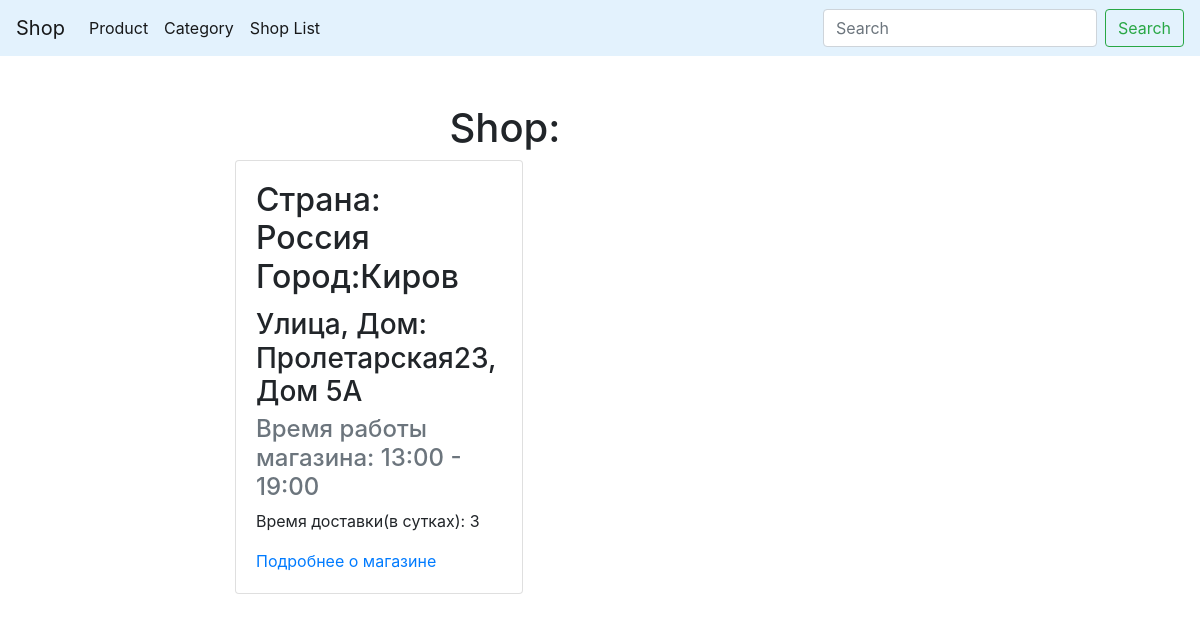
Page /shop/ on the earlier database version.
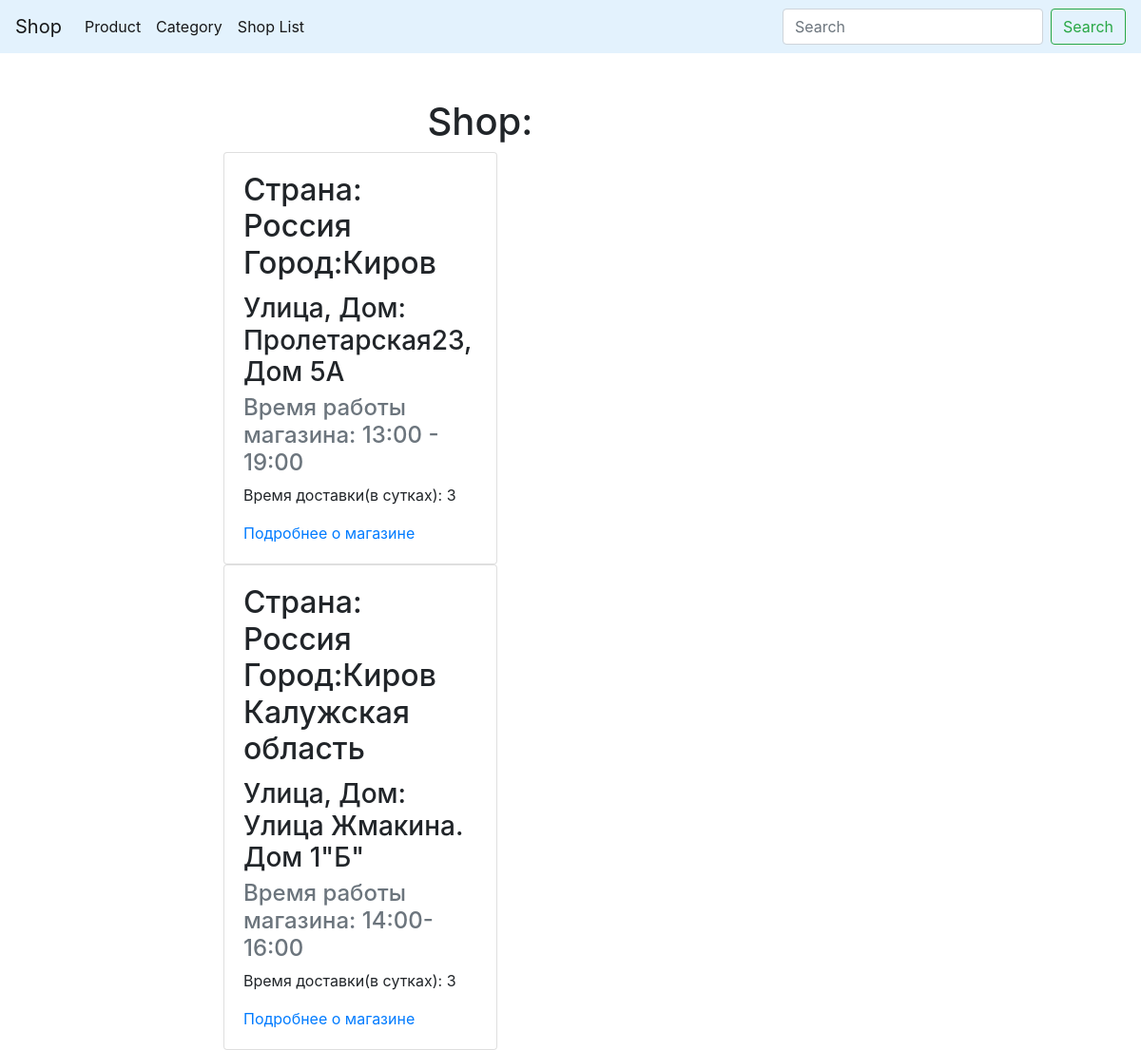
Same page on the later database version.
### app/models.py (models this page shows, shortened)
class Shop(models.Model):
    slug = models.SlugField(max_length=150, blank=True, unique=True)
    address = models.CharField(max_length=150)
    country = models.CharField(max_length=150)
    city = models.CharField(max_length=150)
    work_time = models.CharField(max_length=100)
    time_delivery = models.IntegerField()

### app/views.py (the view)
# urls.py: path('shop/', shop_base, name='shop_base_url'),
def shop_base(request):
    base_shop = Shop.objects.all()
    return render(request, 'app/shop_base.html',context={'base_shop': base_shop})

### app/templates/app/shop_base.html (shortened to what this page needs)
{% extends 'app/base_app.html' %}
{% block content %}
    <h1 class="text-center">Shop:</h1>
            {% for iter in base_shop %}
            <div class="card" style="width: 18rem;">
                    <div class="card-body">
                        <h2 class="card-title">Страна: {{ iter.country }} Город:{{ iter.city }}</h2>
                        <h3 class="card-title">Улица, Дом: {{ iter.address }}</h3>
                        <h4 class="card-subtitle mb-2 text-muted">Время работы магазина: {{ iter.work_time }}</h4>
                        <p class="card-text">Время доставки(в сутках): {{ iter.time_delivery }} </p>
                        <a href="/shop/{{ iter.slug }}/" class="card-link">Подробнее о магазине</a>
                    </div>
                </div>
            {% endfor %}
{% endblock %}

Differences in the rows shown:
added Shop: country "Россия", city "Киров Калужская область", address "Улица Жмакина. Дом 1\"Б\"", work_time "14:00-16:00", time_delivery "3"
